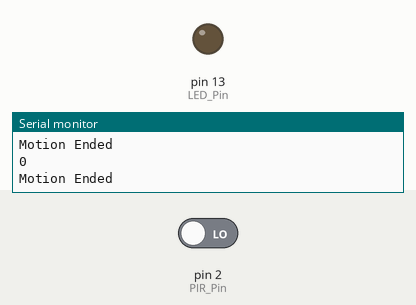
Simulated run of this sketch. Board: Arduino Uno, built with avr-gcc and run on an emulated ATmega328P. Parts: output pins drawn as LEDs (lit = HIGH), the last lines printed to the serial monitor. Inputs (shaded band) come from the test bench; at power-on: pin 2 (PIR_Pin) LOW.

Above: at 2.8 s.
2.9 s: pin 2 (PIR_Pin) driven HIGH
At 4.8 s:
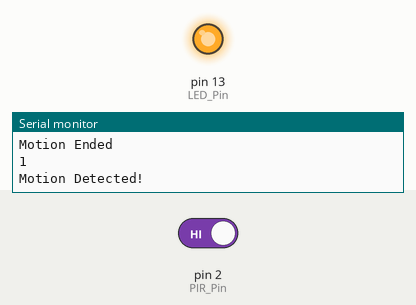
5.5 s: pin 2 (PIR_Pin) driven LOW
At 6.3 s:
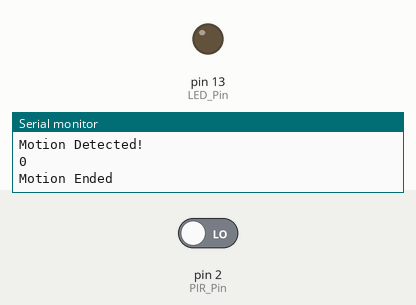
Timing chart, 0 to 8.5 s (numbered marks = the images above; inputs shaded):
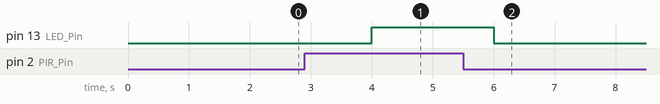

The sketch:

pir_motion_sensor1.ino
```cpp
int LED_Pin = 13;
int PIR_Pin = 2;
int PIR_State = LOW;

void setup()
{
	pinMode(LED_Pin, OUTPUT);
  	pinMode(PIR_Pin, INPUT);

  	Serial.begin(9600);
}

void loop(){

  Serial.println( digitalRead(PIR_Pin));
  if(digitalRead(PIR_Pin) == HIGH){
    if (PIR_State == LOW){
      	digitalWrite(LED_Pin, HIGH);
    	Serial.println("Motion Detected!");
      	delay(2000);

    }
  }else{
        Serial.println("Motion Ended");
        digitalWrite(LED_Pin, LOW);
        delay(2000);
        PIR_State == HIGH;
    }
  }
```

Measured:
- after the input at 2.9 s, pin 13 (LED_Pin): LOW → HIGH after 1.1 s
- after the input at 5.5 s, pin 13 (LED_Pin): HIGH → LOW after 0.50 s
